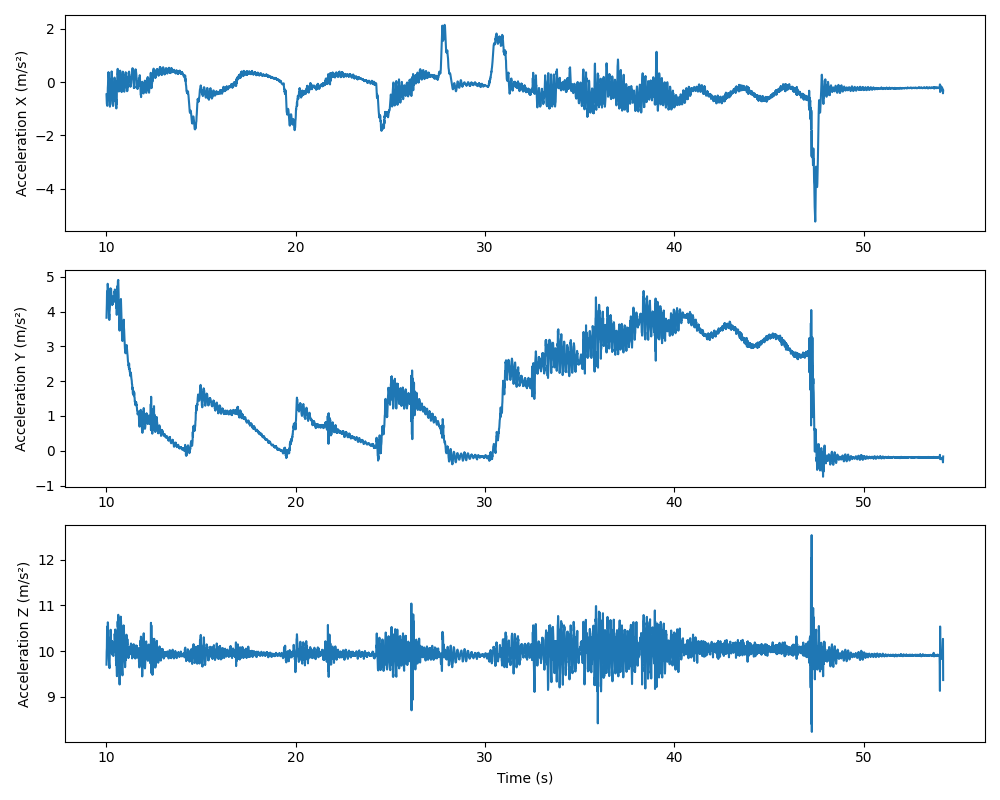

Write the Python code that produced this figure.
import csv
import matplotlib.pyplot as plt

time = []
acc_x = []
acc_y = []
acc_z = []

with open('repeat_experiments\exp2-acc\Raw Data.csv', newline='') as f:
    reader = csv.reader(f, delimiter=',')
    next(reader)  # пропускаем заголовок

    for row in reader:
        time.append(float(row[0]))
        acc_x.append(float(row[1]))
        acc_y.append(float(row[2]))
        acc_z.append(float(row[3]))

start_index = 0
for i, t in enumerate(time):
    if t >= 10.0:
        start_index = i
        break

time = time[start_index:]
acc_x = acc_x[start_index:]
acc_y = acc_y[start_index:]
acc_z = acc_z[start_index:]

plt.figure(figsize=(10, 8))

plt.subplot(3, 1, 1)
plt.plot(time, acc_x)
plt.ylabel("Acceleration X (m/s²)")

plt.subplot(3, 1, 2)
plt.plot(time, acc_y)
plt.ylabel("Acceleration Y (m/s²)")

plt.subplot(3, 1, 3)
plt.plot(time, acc_z)
plt.xlabel("Time (s)")
plt.ylabel("Acceleration Z (m/s²)")

plt.tight_layout()
plt.show()
